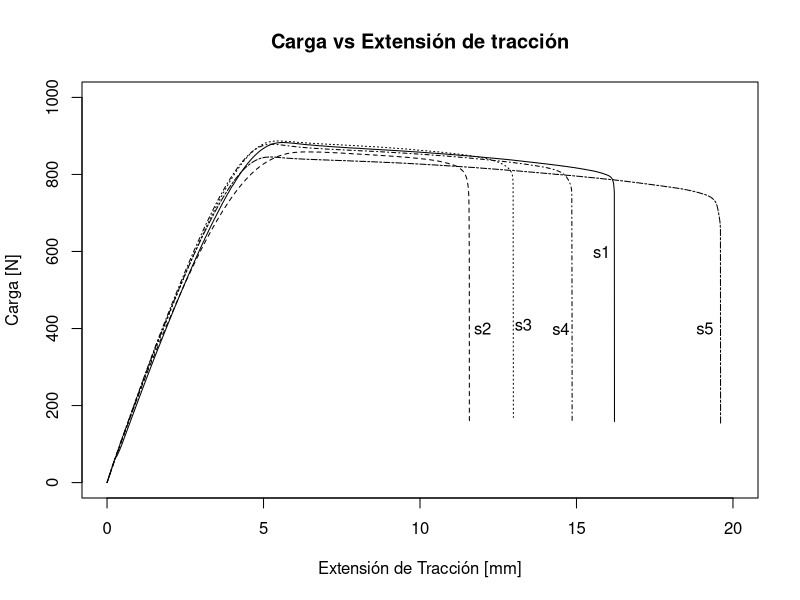
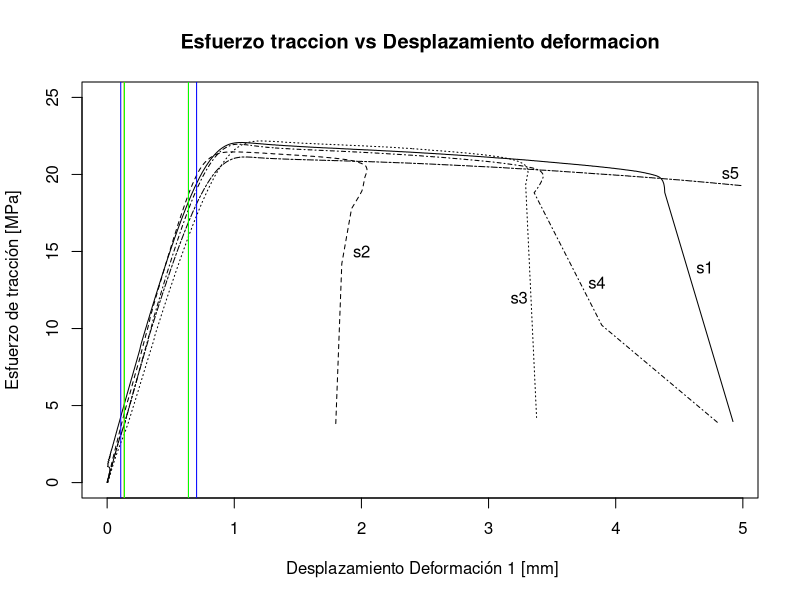
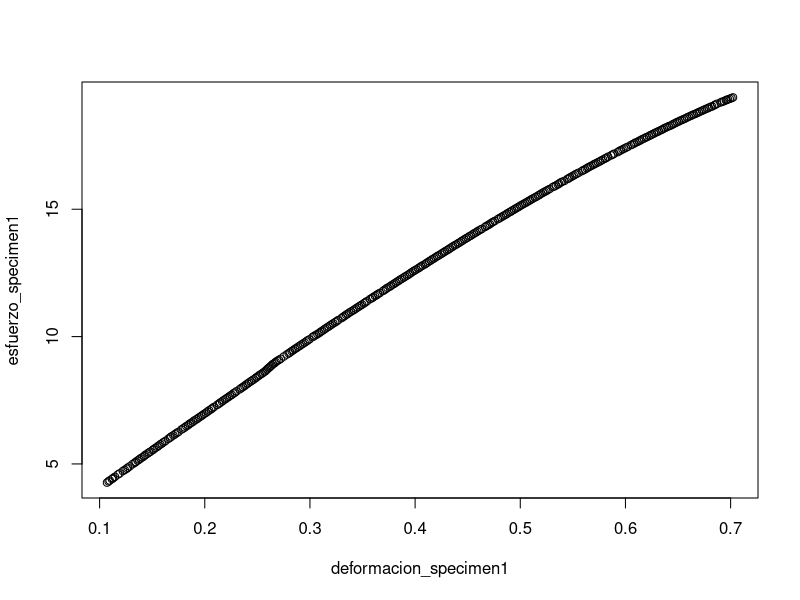
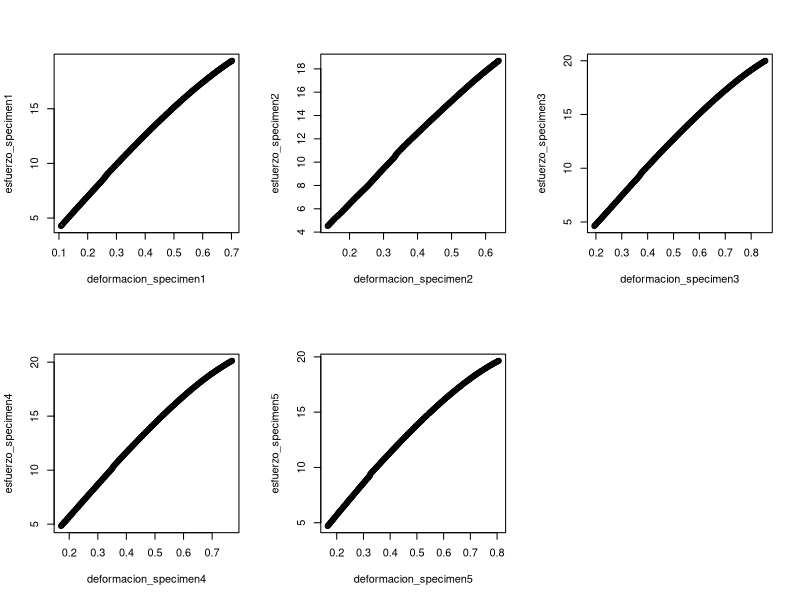

Write the R code that produced these figures, in order.
## ---- chunk 1
#CARGAMOS LOS DATOS TIPO '.csv', arreglada la tabla en excel y los nombres de la gráfica, verificar que quede todo en orden. 
Specimen1 = read.csv('s1.csv')
Specimen2 <- read.csv('s2.csv')
Specimen3 <- read.csv('s3.csv')
Specimen4 = read.csv('s4.csv')
Specimen5 = read.csv('s5.csv')
## ---- chunk 2
#CARGAMOS LOS DATOS TIPO '.csv', arreglada la tabla en excel y los nombres de la gráfica, verificar que quede todo en orden. 
Specimen1 = read.csv('s1.csv')
Specimen2 <- read.csv('s2.csv')
Specimen3 <- read.csv('s3.csv')
Specimen4 = read.csv('s4.csv')
Specimen5 = read.csv('s5.csv')

## ---- chunk 3
#debido a que R es diferente de excel, lo más facil y además en este caso no se afecta la grŕafica al eliminar estos vaores que en el momento d emedición perdieron su '.' decimal. LOS DATOS DEBEN TENER PUNTOS'.' no comas ',', ya que el archivo CSV utiliza ',' para separar cada campo del dataframe

Specimen1=Specimen1[Specimen1$carga<10000,]
Specimen1=Specimen1[Specimen1$extension_de_traccion<20,]

Specimen2=Specimen2[Specimen2$carga<10000,]
Specimen2=Specimen2[Specimen2$extension_de_traccion<20,]

Specimen3=Specimen3[Specimen3$carga<10000,]
Specimen3=Specimen3[Specimen3$extension_de_traccion<20,]

Specimen4=Specimen4[Specimen4$carga<10000,]
Specimen4=Specimen4[Specimen4$extension_de_traccion<20,]
Specimen4=tail(Specimen4, -2)

Specimen5=Specimen5[Specimen5$carga<10000,]
Specimen5=Specimen5[Specimen5$extension_de_traccion<20,]

## ---- chunk 4
#AGREGAMOS LA GRÁFICA O 'FIGURA' PRINCIPAL
plot(Specimen1$extension_de_traccion, Specimen1$carga,  main="Carga vs Extensión de tracción", xlab= "Extensión de Tracción [mm]", ylab= "Carga [N]", type="l", xlim=c(0,20), ylim=c(0,1000))

#AGREGAMOS SUBLINEAS A LA 'FIGURA'
lines(Specimen2$extension_de_traccion, Specimen2$carga, lty="dashed")
lines(Specimen3$extension_de_traccion, Specimen3$carga, lty="dotted") # lty=line type
lines(Specimen4$extension_de_traccion, Specimen4$carga, lty="dotdash")
lines(Specimen5$extension_de_traccion, Specimen5$carga, lty="twodash")

#AGREGAMOS TEXTO ALEATORIO SOBRE UNAS COORDENADAS X,Y
text(x=12, y=400,label="s2")
text(x=13.3, y=410,label="s3")
text(x=19.1, y=400,label="s5")
text(x=14.5, y=400,label="s4")
text(x=15.8, y=600,label="s1")
## ---- chunk 5
#debido a que R es diferente de excel, lo más facil y además en este caso no se afecta la grŕafica al eliminar estos vaores que en el momento d emedición perdieron su '.' decimal. LOS DATOS DEBEN TENER PUNTOS'.' no comas ',', ya que el archivo CSV utiliza ',' para separar cada campo del dataframe

Specimen1=Specimen1[Specimen1$esfuerzo_de_traccion<1000,]
Specimen1=Specimen1[Specimen1$desplazamiento_deformacion_uno<5,]

Specimen2=Specimen2[Specimen2$esfuerzo_de_traccion<1000,]
Specimen2=Specimen2[Specimen2$desplazamiento_deformacion_uno<5,]

Specimen3=Specimen3[Specimen3$esfuerzo_de_traccion<1000,]
Specimen3=Specimen3[Specimen3$desplazamiento_deformacion_uno<5,]

Specimen4=Specimen4[Specimen4$esfuerzo_de_traccion<1000,]
Specimen4=Specimen4[Specimen4$desplazamiento_deformacion_uno<5,]

Specimen5=Specimen5[Specimen5$esfuerzo_de_traccion<800,]
Specimen5=Specimen5[Specimen5$desplazamiento_deformacion_uno<5,]

## ---- chunk 6
#AGREGAMOS LA GRÁFICA O 'FIGURA' PRINCIPAL
plot(Specimen1$desplazamiento_deformacion_uno, Specimen1$esfuerzo_de_traccion,  main="Esfuerzo traccion vs Desplazamiento deformacion", xlab= " Desplazamiento Deformación 1 [mm]", ylab= "Esfuerzo de tracción [MPa]", type="l", ylim=c(0,25))

#AGREGAMOS SUBLINEAS A LA 'FIGURA'
lines(Specimen2$desplazamiento_deformacion_uno, Specimen2$esfuerzo_de_traccion, lty="dashed")
lines(Specimen3$desplazamiento_deformacion_uno, Specimen3$esfuerzo_de_traccion, lty="dotted") # lty=line type
lines(Specimen4$desplazamiento_deformacion_uno, Specimen4$esfuerzo_de_traccion, lty="dotdash")
lines(Specimen5$desplazamiento_deformacion_uno, Specimen5$esfuerzo_de_traccion, lty="twodash")

#AGREGAMOS TEXTO ALEATORIO SOBRE UNAS COORDENADAS X,Y
text(x=2, y=15,label="s2")
text(x=3.24, y=12,label="s3")
text(x=3.85, y=13,label="s4")
text(x=4.9, y=20.1,label="s5")
text(x=4.7, y=14,label="s1")

#AGREGAMOS LINEAS VERTICALES PARA SEÑALAR LA REGION ELASTICA
n1=length(Specimen1$desplazamiento_deformacion_uno)
low_band=n1*0.05
high_band=n1*0.25

abline(v=Specimen1$desplazamiento_deformacion_uno[low_band], col="blue")
abline(v=Specimen1$desplazamiento_deformacion_uno[high_band], col="blue")
abline(v=Specimen2$desplazamiento_deformacion_uno[low_band], col="red")
abline(v=Specimen2$desplazamiento_deformacion_uno[high_band], col="red")
abline(v=Specimen2$desplazamiento_deformacion_uno[low_band], col="red")
abline(v=Specimen2$desplazamiento_deformacion_uno[high_band], col="red")
abline(v=Specimen2$desplazamiento_deformacion_uno[low_band], col="yellow")
abline(v=Specimen2$desplazamiento_deformacion_uno[high_band], col="yellow")
abline(v=Specimen2$desplazamiento_deformacion_uno[low_band], col="green")
abline(v=Specimen2$desplazamiento_deformacion_uno[high_band], col="green")

## ---- chunk 7
#EXTRAEMOS LAS COLUMNAS Y FILAS QUE UTILIZAREMOS PARA HACER LA REGRESIÓN: Recortamos filas porque solo queremos la region elastica, recortamos columnas porque queremos ajustar la recta con un porcentaje especifico de los Datos según la norma ISO 527

deformacion_specimen1=Specimen1$desplazamiento_deformacion_uno
n1=length(Specimen1$desplazamiento_deformacion_uno)
low_band=n1*0.05
high_band=n1*0.25
deformacion_specimen1=deformacion_specimen1[low_band:high_band]

esfuerzo_specimen1=Specimen1$esfuerzo_de_traccion
esfuerzo_specimen1=esfuerzo_specimen1[low_band:high_band]

plot( deformacion_specimen1,  esfuerzo_specimen1)

deformacion_specimen2=Specimen2$desplazamiento_deformacion_uno
deformacion_specimen2=deformacion_specimen2[low_band:high_band]
esfuerzo_specimen2=Specimen2$esfuerzo_de_traccion
esfuerzo_specimen2=esfuerzo_specimen2[low_band:high_band]


deformacion_specimen3=Specimen3$desplazamiento_deformacion_uno
deformacion_specimen3=deformacion_specimen3[low_band:high_band]
esfuerzo_specimen3=Specimen3$esfuerzo_de_traccion
esfuerzo_specimen3=esfuerzo_specimen3[low_band:high_band]



deformacion_specimen4=Specimen4$desplazamiento_deformacion_uno
deformacion_specimen4=deformacion_specimen4[low_band:high_band]
esfuerzo_specimen4=Specimen4$esfuerzo_de_traccion
esfuerzo_specimen4=esfuerzo_specimen4[low_band:high_band]


deformacion_specimen5=Specimen5$desplazamiento_deformacion_uno
deformacion_specimen5=deformacion_specimen5[low_band:high_band]
esfuerzo_specimen5=Specimen5$esfuerzo_de_traccion
esfuerzo_specimen5=esfuerzo_specimen5[low_band:high_band]
## ---- chunk 8
par(mfrow = c(2,3))
plot( deformacion_specimen1,  esfuerzo_specimen1)
plot( deformacion_specimen2,  esfuerzo_specimen2)
plot( deformacion_specimen3,  esfuerzo_specimen3)
plot( deformacion_specimen4,  esfuerzo_specimen4)
plot( deformacion_specimen5,  esfuerzo_specimen5)

## ---- chunk 9
regresion1= lm(esfuerzo_specimen1 ~ deformacion_specimen1)
regresion2= lm(esfuerzo_specimen2 ~ deformacion_specimen2)
regresion3= lm(esfuerzo_specimen3 ~ deformacion_specimen3)
regresion4= lm(esfuerzo_specimen4 ~ deformacion_specimen4)
regresion5= lm(esfuerzo_specimen5 ~ deformacion_specimen5)

## ---- chunk 10
young1=regresion1$coefficients[2]
young2=regresion2$coefficients[2]
young3=regresion3$coefficients[2]
young4=regresion4$coefficients[2]
young5=regresion5$coefficients[2]

intervalo1=paste('[',as.character(as.numeric(format(confint(regresion1)[2,][1], nsmall=4))),' , ', as.character(as.numeric(format(confint(regresion1)[2,][2],nsmall=4))), ']', sep="")
intervalo2=paste('[',as.character(as.numeric(format(confint(regresion2)[2,][1], nsmall=4))),' , ', as.character(as.numeric(format(confint(regresion2)[2,][2],nsmall=4))), ']', sep="")
intervalo3=paste('[',as.character(as.numeric(format(confint(regresion3)[2,][1], nsmall=4))),' , ', as.character(as.numeric(format(confint(regresion3)[2,][2],nsmall=4))), ']', sep="")
intervalo4=paste('[',as.character(as.numeric(format(confint(regresion4)[2,][1], nsmall=4))),' , ', as.character(as.numeric(format(confint(regresion4)[2,][2],nsmall=4))), ']', sep="")
intervalo5=paste('[',as.character(as.numeric(format(confint(regresion5)[2,][1], nsmall=4))),' , ', as.character(as.numeric(format(confint(regresion5)[2,][2],nsmall=4))), ']', sep="")


beginning_mods_results = data.frame(
  "Modulo_de_Young_[MPa.mm]" =
    c("Specimen1" = young1,
      "Specimen2" = young2,
      "Specimen3" = young3,
      "Specimen4" = young4,
      "Specimen5" = young5
      
      ),
  
  "Intervalo_95_confinza" =
    c("Specimen1" = intervalo1,
      "Specimen2" = intervalo2,
      "Specimen3" = intervalo3,
      "Specimen4" = intervalo4,
      "Specimen5" = intervalo5
      )
  )

#Para utilizar kable
library(knitr)
kable(beginning_mods_results, align = c("c", "r"))
